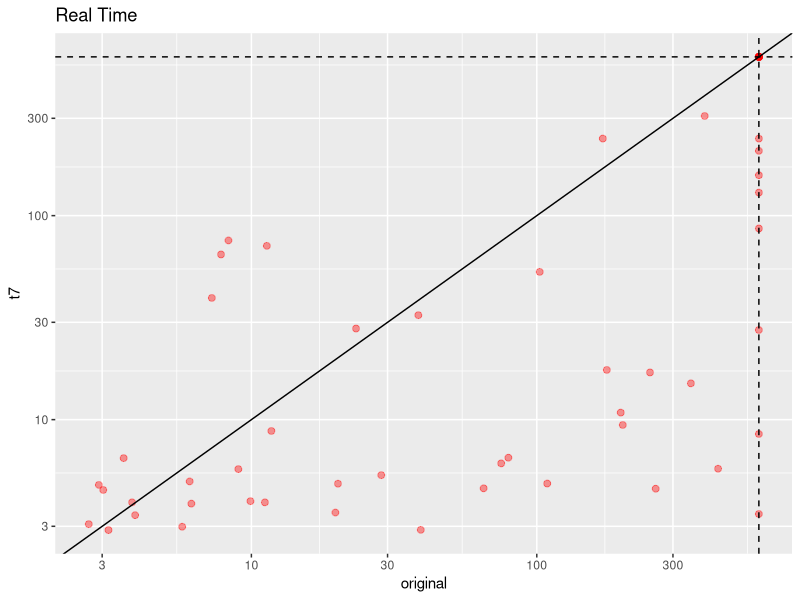
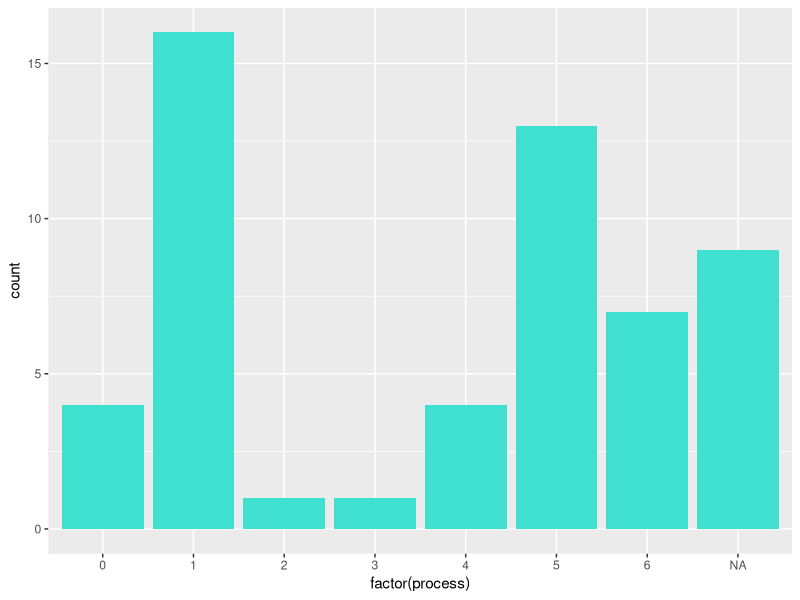
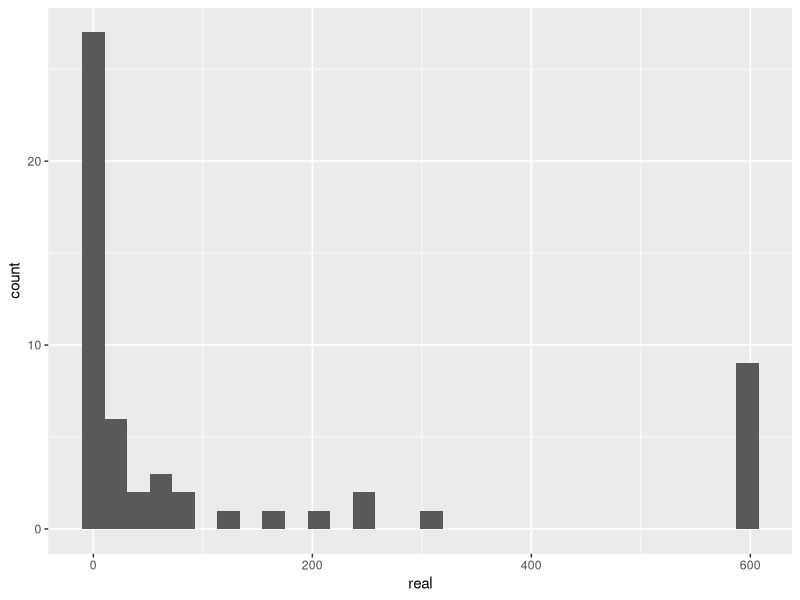
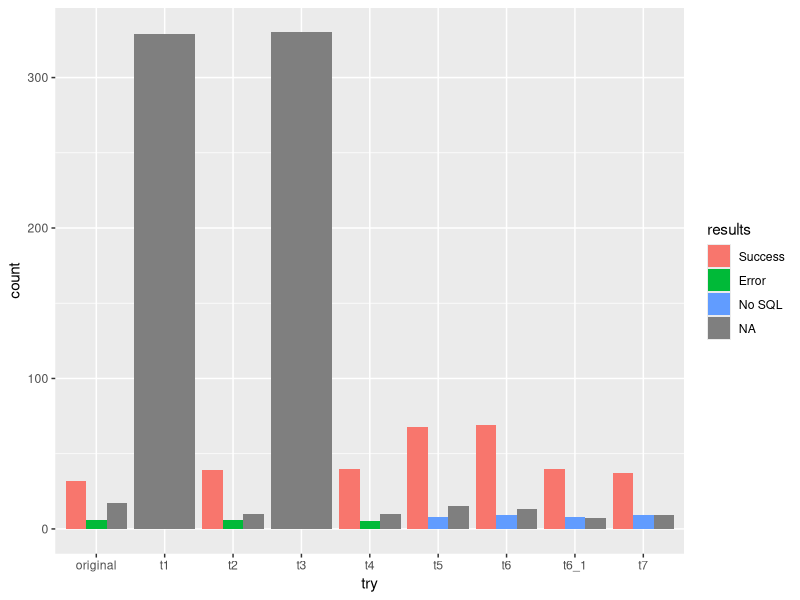

Write R code to recreate these figures, in order.
library(ggplot2)
library(stringr)
library(dplyr)

setwd('./data-treatment')

status_meanings <- c('Success', 'Error', 'No SQL')

s1 <- read.csv('squares1.csv', header=T, stringsAsFactors=FALSE)
s2 <- read.csv('squares2.csv', header=T, stringsAsFactors=FALSE)
s3 <- read.csv('squares3.csv', header=T, stringsAsFactors=FALSE)

original <- read.csv('squares3.csv', header=T, stringsAsFactors=FALSE)
original_new <- read.csv('orig_new.csv', header=T, stringsAsFactors=FALSE)

# qffd <- read.csv('qffd.csv', header=T, stringsAsFactors=FALSE)  # needs to be rerun
# qffd_r <- read.csv('qffd-random.csv', header=T, stringsAsFactors=FALSE)  # needs to be rerun
t1 <- read.csv('try1.csv', header=T, stringsAsFactors=FALSE)
t2 <- read.csv('try2.csv', header=T, stringsAsFactors=FALSE)
t3 <- read.csv('try3.csv', header=T, stringsAsFactors=FALSE)
t4 <- read.csv('try4.csv', header=T, stringsAsFactors=FALSE)
t5 <- read.csv('try5.csv', header=T, stringsAsFactors=FALSE)
t6 <- read.csv('try6.csv', header=T, stringsAsFactors=FALSE)
t6_1 <- read.csv('try6_1.csv', header=T, stringsAsFactors=FALSE)
t7 <- read.csv('try7.csv', header=T, stringsAsFactors=FALSE)

# times scatter plot
A <- 'original';B <- 't7';tmp <- merge(eval(parse(text = A)), eval(parse(text = B)), by='name', suffixes = c("_A", "_B"));ggplot(tmp, aes(x=real_A, y=real_B)) + geom_point(color='red', alpha = 0.4, size=2) + scale_x_continuous(trans='log10') + scale_y_continuous(trans='log10') + geom_abline() + geom_hline(yintercept=600, linetype="dashed") + geom_vline(xintercept=600, linetype="dashed") + labs(y=B, x = A) + ggtitle('Real Time')

# process distribution
ggplot(t7, aes(x=factor(process))) + geom_bar(fill="turquoise")

#solve time distribution
ggplot(t7, aes(x=real)) + geom_histogram()

# solved instances by try
tries <- list('original' = original, 't1' = t1, 't2' = t2, 't3' = t3, 't4' = t4, 't5' = t5, 't6' = t6, 't6_1' = t6_1, 't7' = t7); solved <- bind_rows(tries, .id='try'); results <- factor(solved$status, labels=status_meanings); ggplot(solved, aes(x=try, fill=results)) + geom_bar(position="dodge")
